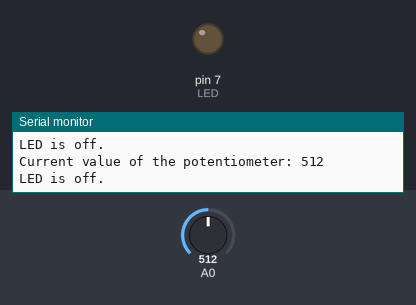
The sketch below on a simulated Arduino Uno, built with avr-gcc and run on an emulated ATmega328P. Parts: output pins drawn as LEDs (lit = HIGH), the last lines printed to the serial monitor. The inputs (shaded band) are chosen by the test bench; at power-on: A0 = 512.

Above: at 1.3 s.
1.4 s: A0 set to 526
At 2.7 s:
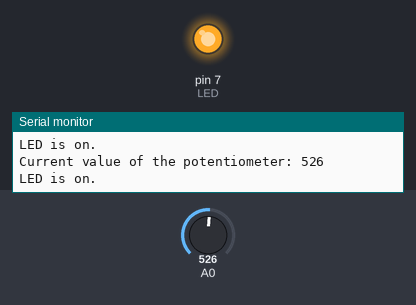
3.0 s: A0 set to 511
At 3.9 s:
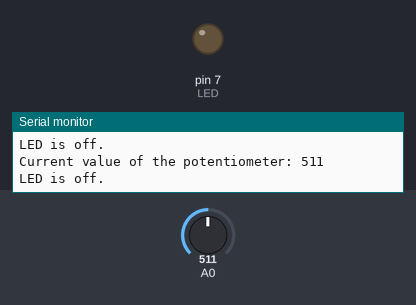
4.5 s: A0 set to 716
At 5.2 s:
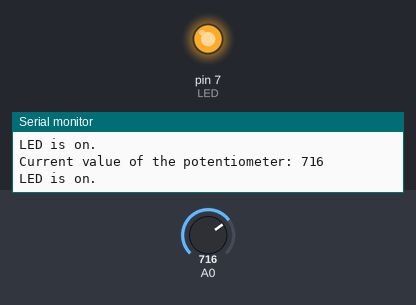
Timing chart, 0 to 7.5 s (numbered marks = the images above; inputs shaded):
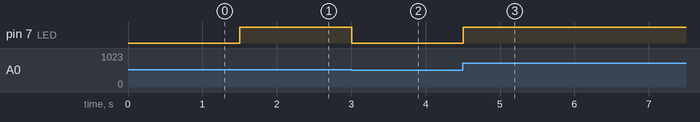

Measured:
- the behaviour switches between 512 and 513 on A0 (found by bisection; images 0 and 1)
- after the input at 1.4 s, pin 7 (LED): LOW → HIGH after 0.10 s
- after the input at 3.0 s, pin 7 (LED): HIGH → LOW at once
- after the input at 4.5 s, pin 7 (LED): LOW → HIGH at once

The sketch:

prb01.ino
```cpp
#define LED 7
int Potvalue = 0;
void setup() {
  // put your setup code here, to run once:
  Serial.begin(9600);
  pinMode(LED, OUTPUT);
}
void loop() {
  // put your main code here, to run repeatedly:
  Potvalue = analogRead(A0);
  Serial.print("\nCurrent value of the potentiometer: ");
  Serial.println(Potvalue);
  if (Potvalue > 512) {
    digitalWrite(LED, 1);
    Serial.println("LED is on.");
    delay(500);
  } else {
    digitalWrite(LED, 0);
    Serial.println("LED is off.");
    delay(500);
  }
}
```
